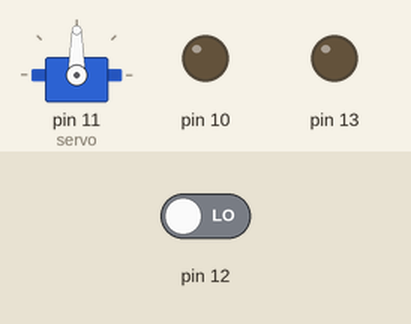
The sketch below on a simulated Arduino Uno, built with avr-gcc and run on an emulated ATmega328P. Parts: servo, output pins drawn as LEDs (lit = HIGH). Inputs (shaded band) come from the test bench; at power-on: pin 12 LOW. What the sketch prints to the serial monitor is not drawn.

Above: at 0.05 s.
At 3.95 s:
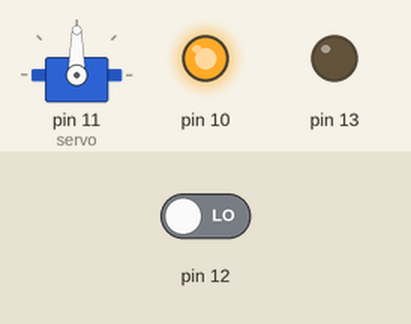
Timing chart, 0 to 5.2 s (numbered marks = the images above):
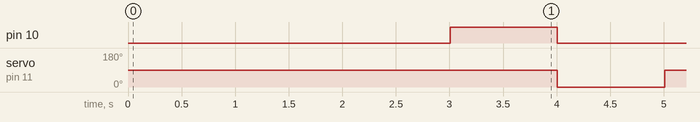

The sketch:

Circuit_Code.ino
```cpp
#include<Servo.h>

Servo servo;
int angle=0;


long duration;
long distance;


void setup()
{
  pinMode(13, OUTPUT);
  pinMode(10,OUTPUT);
  pinMode(12,INPUT);
  Serial.begin(9600);
  servo.attach(11);
}

void loop()
{

  digitalWrite(13,LOW);
  delay(5);
  digitalWrite(13,LOW);
  delayMicroseconds(10);
  digitalWrite(13,LOW);
        duration=pulseIn(12,HIGH);
        distance=(duration*.034)/2;
        if(distance<=20){
          servo.write(90);
          delay(2000);
          digitalWrite(10,HIGH);
          delay(1000);
          digitalWrite(10,LOW);
           servo.write(-90);
        }
  Serial.print(duration);


}
```

Measured:
- by itself, pin 10: alternates HIGH for 1.0 s and LOW for 3.0 s
- by itself, servo on pin 11 (servo): alternates 90° for 3.0 s and 0° for 1.0 s
